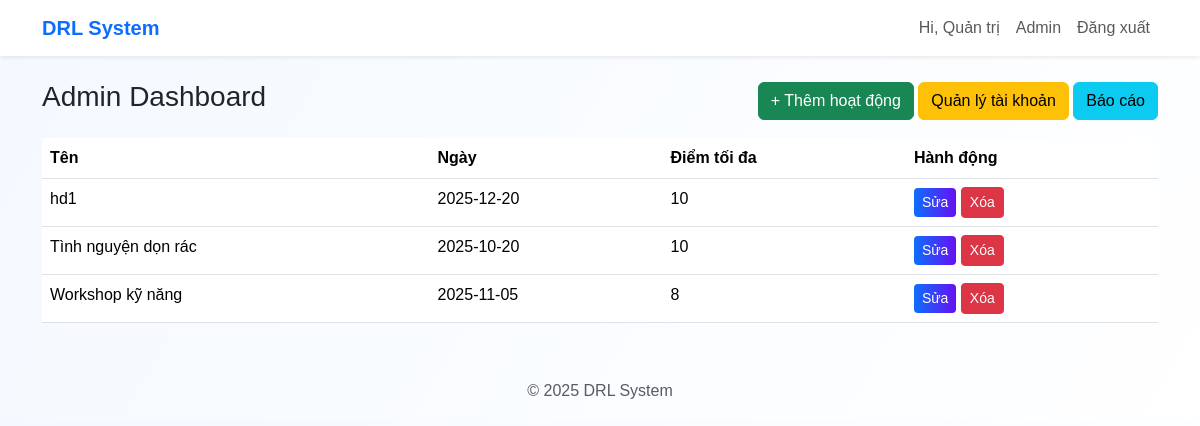
The page /admin (signed in) on the database its author committed.
### models.py (models this page shows, shortened)
class User(db.Model, UserMixin):
    __tablename__ = "users"
    id = db.Column(db.Integer, primary_key=True)
    username = db.Column(db.String(80), unique=True, nullable=False)   # login
    fullname = db.Column(db.String(120))
    password_hash = db.Column(db.String(200), nullable=False)
    role = db.Column(db.String(20), nullable=False)  # 'admin', 'teacher', 'student'
    student_id = db.Column(db.String(50), nullable=True)
    class_name = db.Column(db.String(50), nullable=True)
    created_at = db.Column(db.DateTime, default=datetime.utcnow)

class Activity(db.Model):
    __tablename__ = "activities"
    id = db.Column(db.Integer, primary_key=True)
    name = db.Column(db.String(200), nullable=False)
    description = db.Column(db.Text)
    date = db.Column(db.String(50))
    max_score = db.Column(db.Integer, default=10)
    created_at = db.Column(db.DateTime, default=datetime.utcnow)

### app.py (the view)
@app.route("/admin")
@login_required
def admin_dashboard():
    if current_user.role != "admin":
        abort(403)
    activities = Activity.query.order_by(Activity.created_at.desc()).all()
    return render_template("admin_dashboard.html", activities=activities)

### app.py (called while the page is built)
@login_manager.user_loader
def load_user(user_id):
    return User.query.get(int(user_id))

### templates/admin_dashboard.html
{% extends "base.html" %}
{% block content %}
<div class="d-flex justify-content-between align-items-center mb-3">
  <h3>Admin Dashboard</h3>
  <div>
    <a href="{{ url_for('admin_activity_new') }}" class="btn btn-success">+ Thêm hoạt động</a>
    <a href="{{ url_for('admin_users') }}" class="btn btn-warning">Quản lý tài khoản</a>
    <a href="{{ url_for('admin_report') }}" class="btn btn-info">Báo cáo</a>
  </div>
</div>
<table class="table table-hover">
  <thead><tr><th>Tên</th><th>Ngày</th><th>Điểm tối đa</th><th>Hành động</th></tr></thead>
  <tbody>
    {% for a in activities %}
    <tr>
      <td>{{ a.name }}</td>
      <td>{{ a.date }}</td>
      <td>{{ a.max_score }}</td>
      <td>
        <a href="{{ url_for('admin_activity_edit', aid=a.id) }}" class="btn btn-sm btn-primary">Sửa</a>
        <form method="post" action="{{ url_for('admin_activity_delete', aid=a.id) }}" style="display:inline;">
          <button class="btn btn-sm btn-danger" onclick="return confirm('Xóa?')">Xóa</button>
        </form>
      </td>
    </tr>
    {% endfor %}
  </tbody>
</table>
{% endblock %}

### templates/base.html (shortened to what this page needs)
<!doctype html>
<html lang="vi">
<head>
  <link href="https://cdn.jsdelivr.net/npm/bootstrap@5.3.2/dist/css/bootstrap.min.css" rel="stylesheet">
  <link href="{{ url_for('static', filename='css/style.css') }}" rel="stylesheet">
</head>
<body>
<nav class="navbar navbar-expand-lg navbar-light bg-white shadow-sm">
  <div class="container">
    <a class="navbar-brand fw-bold text-primary" href="{{ url_for('index') }}">DRL System</a>
    <div class="collapse navbar-collapse">
      <ul class="navbar-nav ms-auto">
        {% if current_user.is_authenticated %}
          <li class="nav-item"><span class="nav-link">Hi, {{ current_user.fullname or current_user.username }}</span></li>
          {% if current_user.role == 'admin' %}
            <li class="nav-item"><a class="nav-link" href="{{ url_for('admin_dashboard') }}">Admin</a></li>
          {% endif %}
          <li class="nav-item"><a class="nav-link" href="{{ url_for('logout') }}">Đăng xuất</a></li>
        {% else %}
          <li class="nav-item"><a class="nav-link" href="{{ url_for('login') }}">Đăng nhập</a></li>
        {% endif %}
      </ul>
    </div>
  </div>
</nav>
<div class="container py-4">
  {% block content %}{% endblock %}
</div>
<footer class="text-center py-3 text-muted">
  © {{ now().year }} DRL System
</footer>
</body>
</html>

### static/css/style.css (style rules this page uses)
body { background: linear-gradient(120deg, #f4f9ff 0%, #ffffff 100%); font-family: Arial, sans-serif; }
.navbar-brand { color: #0d6efd !important; }
.btn-primary { background: linear-gradient(90deg,#0d6efd,#6610f2); border: none; }

### rows shown on the page
User: fullname "Quản trị"
Activity: name "hd1", date "2025-12-20", max_score "10"
Activity: name "Tình nguyện dọn rác", date "2025-10-20", max_score "10"
Activity: name "Workshop kỹ năng", date "2025-11-05", max_score "8"
